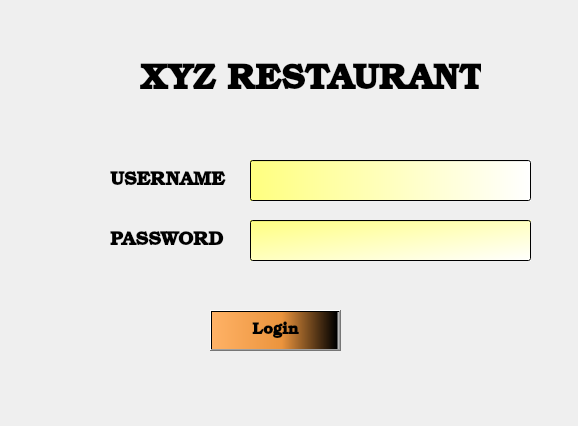
<?xml version="1.0" encoding="UTF-8"?>
<ui version="4.0">
 <class>Dialog</class>
 <widget class="QDialog" name="Dialog">
  <property name="geometry">
   <rect>
    <x>0</x>
    <y>0</y>
    <width>578</width>
    <height>426</height>
   </rect>
  </property>
  <property name="windowTitle">
   <string>Dialog</string>
  </property>
  <property name="styleSheet">
   <string notr="true">QDialog{
background-color: qconicalgradient(cx:0.5, cy:0.5, angle:0, stop:0 rgba(35, 40, 3, 255), stop:0.16 rgba(136, 106, 22, 255), stop:0.225 rgba(166, 140, 41, 255), stop:0.285 rgba(204, 181, 74, 255), stop:0.345 rgba(235, 219, 102, 255), stop:0.415 rgba(245, 236, 112, 255), stop:0.52 rgba(209, 190, 76, 255), stop:0.57 rgba(187, 156, 51, 255), stop:0.635 rgba(168, 142, 42, 255), stop:0.695 rgba(202, 174, 68, 255), stop:0.75 rgba(218, 202, 86, 255), stop:0.815 rgba(208, 187, 73, 255), stop:0.88 rgba(187, 156, 51, 255), stop:0.935 rgba(137, 108, 26, 255), stop:1 rgba(35, 40, 3, 255));
}</string>
  </property>
  <widget class="QLabel" name="label">
   <property name="geometry">
    <rect>
     <x>140</x>
     <y>50</y>
     <width>341</width>
     <height>61</height>
    </rect>
   </property>
   <property name="font">
    <font>
     <family>Bookman Old Style</family>
     <pointsize>26</pointsize>
     <weight>75</weight>
     <bold>true</bold>
    </font>
   </property>
   <property name="text">
    <string>XYZ RESTAURANT</string>
   </property>
  </widget>
  <widget class="QLabel" name="label_2">
   <property name="geometry">
    <rect>
     <x>110</x>
     <y>160</y>
     <width>121</width>
     <height>41</height>
    </rect>
   </property>
   <property name="font">
    <font>
     <family>Bookman Old Style</family>
     <pointsize>14</pointsize>
     <weight>75</weight>
     <bold>true</bold>
    </font>
   </property>
   <property name="text">
    <string>USERNAME</string>
   </property>
  </widget>
  <widget class="QLabel" name="label_3">
   <property name="geometry">
    <rect>
     <x>110</x>
     <y>220</y>
     <width>121</width>
     <height>41</height>
    </rect>
   </property>
   <property name="font">
    <font>
     <family>Bookman Old Style</family>
     <pointsize>14</pointsize>
     <weight>75</weight>
     <bold>true</bold>
    </font>
   </property>
   <property name="text">
    <string>PASSWORD</string>
   </property>
  </widget>
  <widget class="QLineEdit" name="le_username">
   <property name="geometry">
    <rect>
     <x>250</x>
     <y>160</y>
     <width>281</width>
     <height>41</height>
    </rect>
   </property>
   <property name="styleSheet">
    <string notr="true">background-color: qlineargradient(spread:pad, x1:0, y1:0, x2:1, y2:0, stop:0 rgba(255, 255, 127, 255), stop:1 rgba(255, 255, 255, 255));
font: 25 12pt &quot;Bookman Old Style&quot;;</string>
   </property>
  </widget>
  <widget class="QLineEdit" name="le_password">
   <property name="geometry">
    <rect>
     <x>250</x>
     <y>220</y>
     <width>281</width>
     <height>41</height>
    </rect>
   </property>
   <property name="styleSheet">
    <string notr="true">font: 25 12pt &quot;Bookman Old Style&quot;;
background-color: qlineargradient(spread:pad, x1:0, y1:0, x2:1, y2:1, stop:0 rgba(255, 255, 127, 255), stop:1 rgba(255, 255, 255, 255));</string>
   </property>
  </widget>
  <widget class="QPushButton" name="pb_login">
   <property name="geometry">
    <rect>
     <x>210</x>
     <y>310</y>
     <width>131</width>
     <height>41</height>
    </rect>
   </property>
   <property name="font">
    <font>
     <family>Bookman Old Style</family>
     <pointsize>12</pointsize>
     <weight>75</weight>
     <bold>true</bold>
    </font>
   </property>
   <property name="styleSheet">
    <string notr="true">background-color: qlineargradient(spread:pad, x1:0, y1:0, x2:1, y2:0, stop:0 rgba(255, 178, 102, 255), stop:0.55 rgba(235, 148, 61, 255), stop:0.98 rgba(0, 0, 0, 255), stop:1 rgba(0, 0, 0, 0));</string>
   </property>
   <property name="text">
    <string>Login</string>
   </property>
  </widget>
 </widget>
 <resources/>
 <connections/>
</ui>
